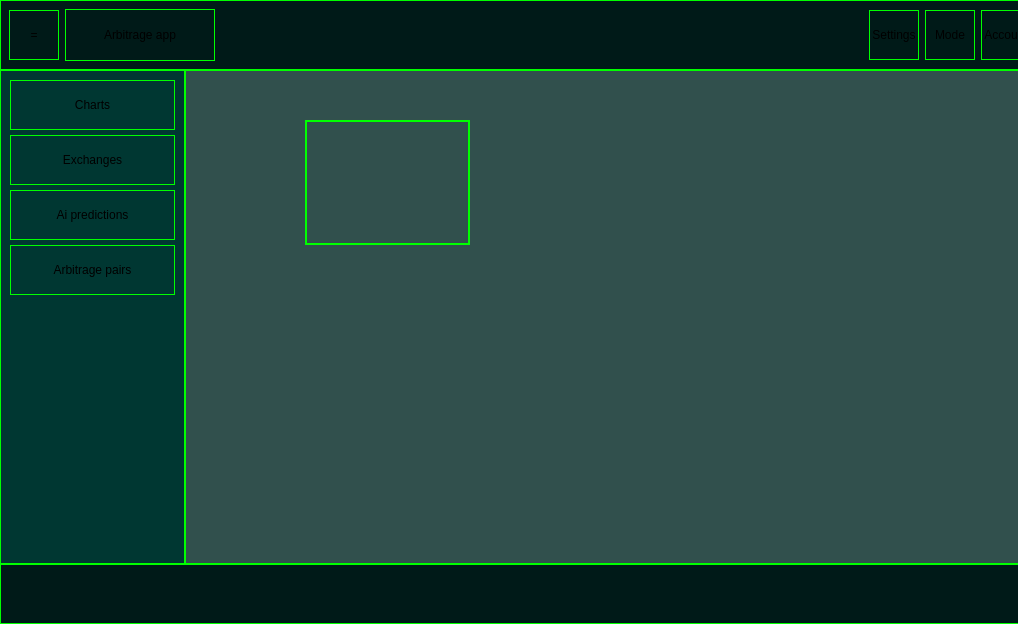
<?xml version="1.0" encoding="UTF-8"?>
<ui version="4.0">
 <class>MainWindow</class>
 <widget class="QMainWindow" name="MainWindow">
  <property name="geometry">
   <rect>
    <x>0</x>
    <y>0</y>
    <width>1018</width>
    <height>624</height>
   </rect>
  </property>
  <property name="minimumSize">
   <size>
    <width>800</width>
    <height>500</height>
   </size>
  </property>
  <property name="windowTitle">
   <string>Arbitrage app</string>
  </property>
  <property name="styleSheet">
   <string notr="true"/>
  </property>
  <widget class="QWidget" name="MainWidget">
   <property name="minimumSize">
    <size>
     <width>1040</width>
     <height>624</height>
    </size>
   </property>
   <property name="styleSheet">
    <string notr="true">border:1px solid;
border-color: rgb(0, 255, 0);</string>
   </property>
   <layout class="QVBoxLayout" name="verticalLayout">
    <property name="spacing">
     <number>0</number>
    </property>
    <property name="leftMargin">
     <number>0</number>
    </property>
    <property name="topMargin">
     <number>0</number>
    </property>
    <property name="rightMargin">
     <number>0</number>
    </property>
    <property name="bottomMargin">
     <number>0</number>
    </property>
    <item>
     <widget class="QWidget" name="Head" native="true">
      <property name="sizePolicy">
       <sizepolicy hsizetype="Preferred" vsizetype="Fixed">
        <horstretch>0</horstretch>
        <verstretch>0</verstretch>
       </sizepolicy>
      </property>
      <property name="minimumSize">
       <size>
        <width>0</width>
        <height>70</height>
       </size>
      </property>
      <property name="maximumSize">
       <size>
        <width>16777215</width>
        <height>70</height>
       </size>
      </property>
      <property name="styleSheet">
       <string notr="true">layout-spacing:10px;
background-color: rgb(0, 26, 24)</string>
      </property>
      <layout class="QHBoxLayout" name="horizontalLayout_2">
       <property name="sizeConstraint">
        <enum>QLayout::SizeConstraint::SetDefaultConstraint</enum>
       </property>
       <item>
        <widget class="QPushButton" name="Menu_button">
         <property name="sizePolicy">
          <sizepolicy hsizetype="Fixed" vsizetype="Fixed">
           <horstretch>0</horstretch>
           <verstretch>0</verstretch>
          </sizepolicy>
         </property>
         <property name="minimumSize">
          <size>
           <width>50</width>
           <height>50</height>
          </size>
         </property>
         <property name="maximumSize">
          <size>
           <width>50</width>
           <height>50</height>
          </size>
         </property>
         <property name="text">
          <string>=</string>
         </property>
        </widget>
       </item>
       <item>
        <widget class="QPushButton" name="Main_page_button">
         <property name="minimumSize">
          <size>
           <width>150</width>
           <height>50</height>
          </size>
         </property>
         <property name="maximumSize">
          <size>
           <width>150</width>
           <height>150</height>
          </size>
         </property>
         <property name="text">
          <string>Arbitrage app</string>
         </property>
        </widget>
       </item>
       <item>
        <spacer name="horizontalSpacer_2">
         <property name="orientation">
          <enum>Qt::Orientation::Horizontal</enum>
         </property>
         <property name="sizeHint" stdset="0">
          <size>
           <width>40</width>
           <height>20</height>
          </size>
         </property>
        </spacer>
       </item>
       <item>
        <widget class="QPushButton" name="Settings_button">
         <property name="minimumSize">
          <size>
           <width>50</width>
           <height>50</height>
          </size>
         </property>
         <property name="maximumSize">
          <size>
           <width>50</width>
           <height>50</height>
          </size>
         </property>
         <property name="styleSheet">
          <string notr="true"/>
         </property>
         <property name="text">
          <string>Settings</string>
         </property>
        </widget>
       </item>
       <item>
        <widget class="QPushButton" name="Mode_button">
         <property name="minimumSize">
          <size>
           <width>50</width>
           <height>50</height>
          </size>
         </property>
         <property name="maximumSize">
          <size>
           <width>50</width>
           <height>50</height>
          </size>
         </property>
         <property name="styleSheet">
          <string notr="true"/>
         </property>
         <property name="text">
          <string>Mode</string>
         </property>
        </widget>
       </item>
       <item>
        <widget class="QPushButton" name="Account_button">
         <property name="minimumSize">
          <size>
           <width>50</width>
           <height>50</height>
          </size>
         </property>
         <property name="maximumSize">
          <size>
           <width>50</width>
           <height>50</height>
          </size>
         </property>
         <property name="styleSheet">
          <string notr="true"/>
         </property>
         <property name="text">
          <string>Account</string>
         </property>
        </widget>
       </item>
      </layout>
     </widget>
    </item>
    <item>
     <widget class="QWidget" name="Body" native="true">
      <property name="styleSheet">
       <string notr="true"/>
      </property>
      <layout class="QHBoxLayout" name="horizontalLayout">
       <property name="spacing">
        <number>0</number>
       </property>
       <property name="leftMargin">
        <number>0</number>
       </property>
       <property name="topMargin">
        <number>0</number>
       </property>
       <property name="rightMargin">
        <number>0</number>
       </property>
       <property name="bottomMargin">
        <number>0</number>
       </property>
       <item>
        <widget class="QWidget" name="LeftSide_menu" native="true">
         <property name="sizePolicy">
          <sizepolicy hsizetype="Fixed" vsizetype="Preferred">
           <horstretch>0</horstretch>
           <verstretch>0</verstretch>
          </sizepolicy>
         </property>
         <property name="maximumSize">
          <size>
           <width>185</width>
           <height>16777215</height>
          </size>
         </property>
         <property name="styleSheet">
          <string notr="true">background-color: rgb(0, 55, 50);</string>
         </property>
         <property name="Animation" stdset="0">
          <string/>
         </property>
         <layout class="QVBoxLayout" name="verticalLayout_2">
          <property name="spacing">
           <number>5</number>
          </property>
          <property name="leftMargin">
           <number>10</number>
          </property>
          <property name="topMargin">
           <number>10</number>
          </property>
          <property name="rightMargin">
           <number>10</number>
          </property>
          <property name="bottomMargin">
           <number>10</number>
          </property>
          <item>
           <widget class="QPushButton" name="Charts_button">
            <property name="sizePolicy">
             <sizepolicy hsizetype="Fixed" vsizetype="Fixed">
              <horstretch>0</horstretch>
              <verstretch>0</verstretch>
             </sizepolicy>
            </property>
            <property name="minimumSize">
             <size>
              <width>165</width>
              <height>50</height>
             </size>
            </property>
            <property name="maximumSize">
             <size>
              <width>180</width>
              <height>50</height>
             </size>
            </property>
            <property name="text">
             <string>Charts</string>
            </property>
           </widget>
          </item>
          <item>
           <widget class="QPushButton" name="Exchanges_button">
            <property name="minimumSize">
             <size>
              <width>165</width>
              <height>50</height>
             </size>
            </property>
            <property name="maximumSize">
             <size>
              <width>180</width>
              <height>50</height>
             </size>
            </property>
            <property name="text">
             <string>Exchanges</string>
            </property>
           </widget>
          </item>
          <item>
           <widget class="QPushButton" name="Ai_predictions_button">
            <property name="minimumSize">
             <size>
              <width>165</width>
              <height>50</height>
             </size>
            </property>
            <property name="maximumSize">
             <size>
              <width>180</width>
              <height>50</height>
             </size>
            </property>
            <property name="text">
             <string>Ai predictions</string>
            </property>
           </widget>
          </item>
          <item>
           <widget class="QPushButton" name="Arbitrage_button">
            <property name="minimumSize">
             <size>
              <width>165</width>
              <height>50</height>
             </size>
            </property>
            <property name="maximumSize">
             <size>
              <width>180</width>
              <height>50</height>
             </size>
            </property>
            <property name="text">
             <string>Arbitrage pairs</string>
            </property>
           </widget>
          </item>
          <item>
           <spacer name="verticalSpacer">
            <property name="orientation">
             <enum>Qt::Orientation::Vertical</enum>
            </property>
            <property name="sizeHint" stdset="0">
             <size>
              <width>20</width>
              <height>40</height>
             </size>
            </property>
           </spacer>
          </item>
         </layout>
        </widget>
       </item>
       <item>
        <widget class="QWidget" name="Main_menu" native="true">
         <property name="styleSheet">
          <string notr="true">background-color:rgb(49, 80, 77);
</string>
         </property>
         <widget class="QStackedWidget" name="stackedWidget">
          <property name="geometry">
           <rect>
            <x>120</x>
            <y>50</y>
            <width>165</width>
            <height>125</height>
           </rect>
          </property>
          <widget class="QWidget" name="Charts_page"/>
          <widget class="QWidget" name="Exchenges_page"/>
         </widget>
        </widget>
       </item>
      </layout>
     </widget>
    </item>
    <item>
     <widget class="QWidget" name="Footer" native="true">
      <property name="minimumSize">
       <size>
        <width>0</width>
        <height>60</height>
       </size>
      </property>
      <property name="maximumSize">
       <size>
        <width>16777215</width>
        <height>60</height>
       </size>
      </property>
      <property name="styleSheet">
       <string notr="true">background-color:rgb(0, 26, 24)</string>
      </property>
     </widget>
    </item>
   </layout>
  </widget>
 </widget>
 <resources/>
 <connections/>
</ui>
